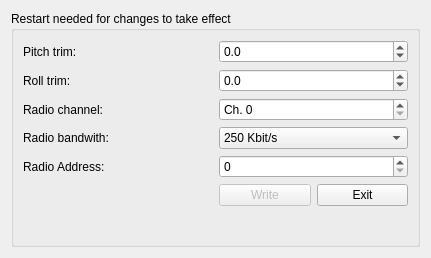
<?xml version="1.0" encoding="UTF-8"?>
<ui version="4.0">
 <class>Form</class>
 <widget class="QWidget" name="Form">
  <property name="windowModality">
   <enum>Qt::ApplicationModal</enum>
  </property>
  <property name="enabled">
   <bool>true</bool>
  </property>
  <property name="geometry">
   <rect>
    <x>0</x>
    <y>0</y>
    <width>431</width>
    <height>258</height>
   </rect>
  </property>
  <property name="windowTitle">
   <string>Espdrone 2.X config</string>
  </property>
  <layout class="QGridLayout" name="gridLayout_3">
   <item row="0" column="0">
    <layout class="QVBoxLayout" name="verticalLayout">
     <item>
      <layout class="QGridLayout" name="gridLayout">
       <property name="horizontalSpacing">
        <number>6</number>
       </property>
       <item row="0" column="0">
        <widget class="QGroupBox" name="configBlockGroup">
         <property name="enabled">
          <bool>true</bool>
         </property>
         <property name="title">
          <string>Restart needed for changes to take effect</string>
         </property>
         <layout class="QGridLayout" name="gridLayout_2">
          <item row="6" column="0">
           <widget class="QLabel" name="label_9">
            <property name="text">
             <string>Radio bandwith:</string>
            </property>
           </widget>
          </item>
          <item row="5" column="0">
           <widget class="QLabel" name="label_8">
            <property name="text">
             <string>Radio channel:</string>
            </property>
           </widget>
          </item>
          <item row="5" column="1">
           <widget class="QSpinBox" name="_radio_channel">
            <property name="prefix">
             <string>Ch. </string>
            </property>
            <property name="maximum">
             <number>127</number>
            </property>
           </widget>
          </item>
          <item row="11" column="1">
           <spacer name="verticalSpacer">
            <property name="orientation">
             <enum>Qt::Vertical</enum>
            </property>
            <property name="sizeHint" stdset="0">
             <size>
              <width>20</width>
              <height>40</height>
             </size>
            </property>
           </spacer>
          </item>
          <item row="2" column="1">
           <widget class="QDoubleSpinBox" name="_roll_trim">
            <property name="decimals">
             <number>1</number>
            </property>
            <property name="minimum">
             <double>-10.000000000000000</double>
            </property>
            <property name="maximum">
             <double>10.000000000000000</double>
            </property>
           </widget>
          </item>
          <item row="8" column="1">
           <layout class="QGridLayout" name="gridLayout_4">
            <item row="0" column="1">
             <widget class="QPushButton" name="_exit_btn">
              <property name="text">
               <string>Exit</string>
              </property>
             </widget>
            </item>
            <item row="0" column="0">
             <widget class="QPushButton" name="_write_data_btn">
              <property name="enabled">
               <bool>false</bool>
              </property>
              <property name="text">
               <string>Write</string>
              </property>
             </widget>
            </item>
           </layout>
          </item>
          <item row="1" column="1">
           <widget class="QDoubleSpinBox" name="_pitch_trim">
            <property name="decimals">
             <number>1</number>
            </property>
            <property name="minimum">
             <double>-10.000000000000000</double>
            </property>
            <property name="maximum">
             <double>10.000000000000000</double>
            </property>
           </widget>
          </item>
          <item row="6" column="1">
           <widget class="QComboBox" name="_radio_speed">
            <property name="editable">
             <bool>false</bool>
            </property>
            <property name="currentIndex">
             <number>0</number>
            </property>
            <item>
             <property name="text">
              <string>250 Kbit/s</string>
             </property>
            </item>
            <item>
             <property name="text">
              <string>1 MBit/s</string>
             </property>
            </item>
            <item>
             <property name="text">
              <string> 2 MBit/s</string>
             </property>
            </item>
           </widget>
          </item>
          <item row="1" column="0">
           <widget class="QLabel" name="label_4">
            <property name="text">
             <string>Pitch trim:</string>
            </property>
           </widget>
          </item>
          <item row="2" column="0">
           <widget class="QLabel" name="label_6">
            <property name="text">
             <string>Roll trim:</string>
            </property>
           </widget>
          </item>
          <item row="7" column="0">
           <widget class="QLabel" name="label_10">
            <property name="text">
             <string>Radio Address:</string>
            </property>
           </widget>
          </item>
          <item row="7" column="1">
           <widget class="HexSpinBox" name="_radio_address">
           </widget>
          </item>
         </layout>
        </widget>
       </item>
      </layout>
     </item>
    </layout>
   </item>
  </layout>
 </widget>
 <customwidgets>
  <customwidget>
   <class>HexSpinBox</class>
   <extends>QSpinBox</extends>
   <header>edclient.ui.widgets.hexspinbox</header>
  </customwidget>
 </customwidgets>
 <resources/>
 <connections/>
</ui>
